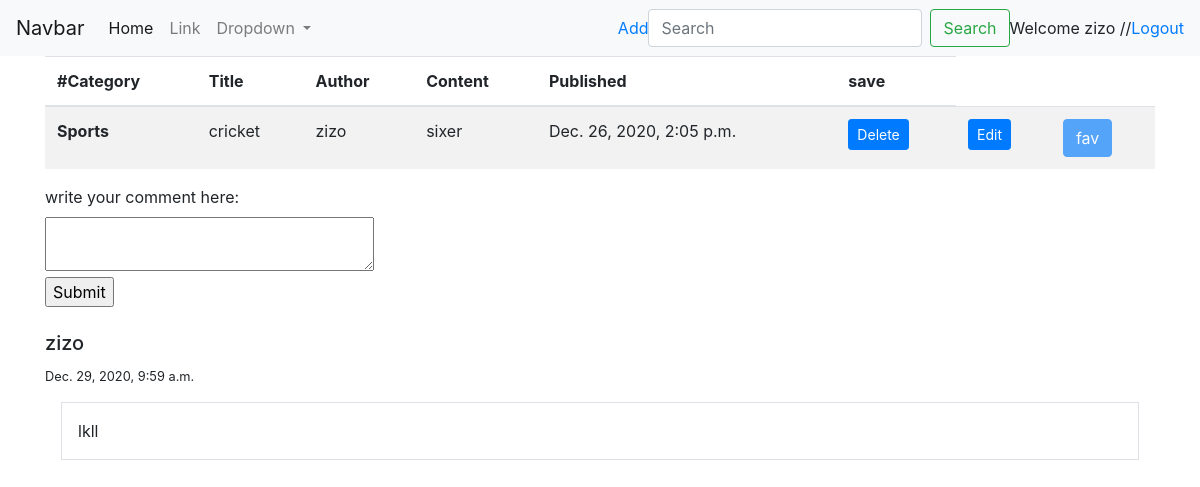
Screenshot of /read_more/1/ (signed in) with the database file from the repository.
### blog/models.py (models this page shows, shortened)
class Blog(models.Model):
    category = (
        ('Sports', 'Sports'),
        ('Business', 'Business'),
        ('Computer', 'Computer'),
        ('Entertainment', 'Entertainment'),
        ('Games', 'Games'),
        ('Family', 'Family'),
        ('Travel', 'Travel'),
        ('Fashion', 'Fashion'),
        ('Politics', 'Politics'),
        ('Pets', 'Pets'),
    )
    category = models.CharField(max_length=13, blank=True,null=True, choices= category)
    title = models.CharField(max_length=100)
    content = models.CharField(max_length=1000, null=True,blank=True)
    created = models.DateTimeField(auto_now_add=True)
    user = models.ForeignKey(User, on_delete=models.CASCADE)

class Comments(models.Model):
    created = models.DateTimeField(auto_now_add=True)
    comment = models.CharField(max_length=250, null=True, default="")
    user = models.ForeignKey(User, on_delete=models.CASCADE)
    blog = models.ForeignKey(Blog, on_delete=models.CASCADE)

### blog/views.py (the view)
# urls.py: path('read_more/<int:pk>/', read_more, name='read_more'),
@login_required()
def read_more(request, pk):
    blogs = Blog.objects.filter(id=pk)
    blogs = blogs.get()
    comment = Comments.objects.filter(blog=blogs)
    blogs = Blog.objects.filter(id=pk)
    return render(request, 'read_more.html', {'comment': comment,'blogs':blogs})

### templates/read_more.html (shortened to what this page needs)
{% extends "base.html" %}
{% load static %}
{% block body %}
<nav class="navbar navbar-expand-lg navbar-light bg-light">
  <a class="navbar-brand" href="{% url 'home' %}">Navbar</a>
  <div class="collapse navbar-collapse" id="navbarSupportedContent">
    <ul class="navbar-nav mr-auto">
      <li class="nav-item active">
        <a class="nav-link" href="{% url 'home' %}">Home <span class="sr-only">(current)</span></a>
      </li>
      <li class="nav-item">
        <a class="nav-link" href="#">Link</a>
      </li>
      <li class="nav-item dropdown">
        <a class="nav-link dropdown-toggle" href="#" id="navbarDropdown" role="button" data-toggle="dropdown" aria-haspopup="true" aria-expanded="false">
          Dropdown
        </a>
      </li>
    </ul>
       <a class="" href="{% url 'add_blog' %}">Add</a>
    <form class="form-inline my-2 my-lg-0">
      <input class="form-control mr-sm-2" type="search" placeholder="Search" aria-label="Search">
      <button class="btn btn-outline-success my-2 my-sm-0" type="submit">Search</button>
        Welcome {{ user.get_username }} //
     <a class="" href="{% url 'logout' %}">Logout</a>
    </form>
  </div>
</nav>
<div class="container">
<table class="table table-striped">
  <thead>
    <tr>
      <th scope="col">#Category </th>
      <th scope="col">Title</th>
      <th scope="col">Author</th>
      <th scope="col">Content</th>
      <th scope="col">Published</th>
      <th scope="col"> save </th>
    </tr>
  </thead>
  <tbody>
    {% for blogs in blogs %}
    <tr>
      <th scope="row">{{ blogs.category }}</th>
      <td>{{ blogs.title }}</td>
      <td>{{ blogs.user}}</td>
      <td>{{ blogs.content }}</td>
      <td>{{ blogs.created }}</td>
      <td>
           {% if user.id == blogs.user.id%}
     <a class="btn btn-primary btn-sm" href="{% url 'delete_blog' blogs.id %}" onclick="return confirm('Are you sure you want to delete blog?')" >Delete</a>
    </td>
      <td>
     <a class="btn btn-primary btn-sm" href="{% url 'edit' blogs.id %}" >Edit</a>
    </td>
    {% endif %}
{% if user.id == blogs.user.id%}
<td>
    <a href="{% url 'fav' blogs.id %}">
         <button class="btn btn-primary animate-right-3" type="button" disabled>
                        fav
         </button>
     </a>
</td>
    {% endif %}
    </tr>
  </tbody>
</table>
 <form action="{% url 'comment' blogs.id %}", method="post">
        <label for="comment">write your comment here:</label>
        <br>
        <textarea id="comment" name="comment" rows="2" cols="30" required></textarea>
        <br>
        <input type="submit" value="Submit">
    </form>
   {% endfor %}
   <br>
                {% for comment in comment %}
                            <h5 class="card-title" style="">{{ comment.user.username }}</h5>
                            <p class="small">{{ comment.created}}</p>
                            <div class="p-3 m-3 border">{{ comment.comment }}</div>
                        {% empty %}
                        <h5 class="card-title" style="text-decoration: underline;">No Comments</h5>
                        {% endfor %}
</div>
{% endblock %}

### rows the page displays
Blog: category "Sports", title "cricket", user "zizo", content "sixer", created "Dec. 26, 2020, 2:05 p.m.", shows "Delete", shows "fav"
Comments: user.username "zizo", created "Dec. 29, 2020, 9:59 a.m.", comment "lkll"

### other values shown
{{ user.get_username }} "zizo"
